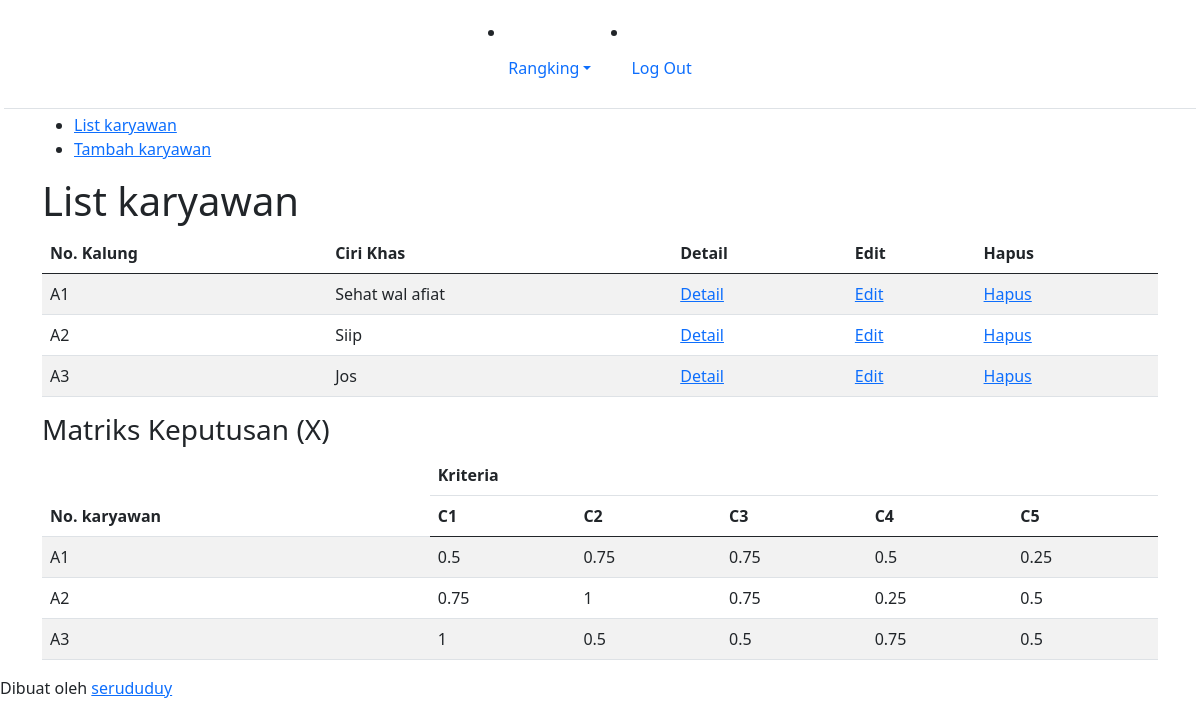
The page /list-karyawan.php (signed in) on the database its author committed.
### tables this page shows
CREATE TABLE `karyawan` (
  `id_karyawan` int(10) NOT NULL,
  `no_kalung` varchar(6) NOT NULL,
  `ciri_khas` text NOT NULL,
  `tanggal_input` date NOT NULL
);

CREATE TABLE `kriteria` (
  `id_kriteria` int(10) NOT NULL,
  `nama` varchar(30) NOT NULL,
  `type` enum('benefit','cost') NOT NULL,
  `bobot` float NOT NULL,
  `ada_pilihan` tinyint(1) DEFAULT NULL,
  `urutan_order` int(2) NOT NULL
);

CREATE TABLE `nilai_karyawan` (
  `id_nilai_karyawan` int(11) NOT NULL,
  `id_karyawan` int(10) NOT NULL,
  `id_kriteria` int(10) NOT NULL,
  `nilai` float NOT NULL
);

### list-karyawan.php (the view, shortened to what this page needs)
<?php require_once('includes/init.php'); ?>
<?php
require_once('template-parts/header.php');
?>
<div class="main-content-row">
    <div class="container clearfix">
        <?php include_once('template-parts/sidebar-karyawan.php'); ?>
        <div class="main-content the-content">
            <h1>List karyawan</h1>
            <?php
			$query = $pdo->prepare('SELECT * FROM karyawan');
			$query->execute();
			$query->setFetchMode(PDO::FETCH_ASSOC);
			if($query->rowCount() > 0):
			?>
            <table class="table table-striped">
                <thead>
                    <tr>
                        <th>No. Kalung</th>
                        <th>Ciri Khas</th>
                        <th>Detail</th>
                        <th>Edit</th>
                        <th>Hapus</th>
                    </tr>
                </thead>
                <tbody>
                    <?php while($hasil = $query->fetch()): ?>
                    <tr>
                        <td><?php echo $hasil['no_kalung']; ?></td>
                        <td><?php echo $hasil['ciri_khas']; ?></td>
                        <td><a href="single-karyawan.php?id=<?php echo $hasil['id_karyawan']; ?>"> Detail</a></td>
                        <td><a href="edit-karyawan.php?id=<?php echo $hasil['id_karyawan']; ?>"> Edit</a></td>
                        <td><a href="hapus-karyawan.php?id=<?php echo $hasil['id_karyawan']; ?>"
                                class="red yaqin-hapus"><span class="fa fa-times"></span> Hapus</a></td>
                    </tr>
                    <?php endwhile; ?>
                </tbody>
            </table>
            <?php
			$query = $pdo->prepare('SELECT id_kriteria, nama, type, bobot FROM kriteria
				ORDER BY urutan_order ASC');
			$query->execute();
			$kriterias = $query->fetchAll(PDO::FETCH_GROUP|PDO::FETCH_UNIQUE);
			$query2 = $pdo->prepare('SELECT id_karyawan, no_kalung FROM karyawan');
			$query2->execute();
			$query2->setFetchMode(PDO::FETCH_ASSOC);
			$karyawans = $query2->fetchAll();
			?>
            <h3>Matriks Keputusan (X)</h3>
            <table class="table table-striped">
                <thead>
                    <tr class="super-top">
                        <th rowspan="2" class="super-top-left">No. karyawan</th>
                        <th colspan="<?php echo count($kriterias); ?>">Kriteria</th>
                    </tr>
                    <tr>
                        <?php foreach($kriterias as $kriteria ): ?>
                        <th><?php echo $kriteria['nama']; ?></th>
                        <?php endforeach; ?>
                    </tr>
                </thead>
                <tbody>
                    <?php foreach($karyawans as $karyawan): ?>
                    <tr>
                        <td><?php echo $karyawan['no_kalung']; ?></td>
                        <?php
							$query3 = $pdo->prepare('SELECT id_kriteria, nilai FROM nilai_karyawan
								WHERE id_karyawan = :id_karyawan');
							$query3->execute(array(
								'id_karyawan' => $karyawan['id_karyawan']
							));
							$query3->setFetchMode(PDO::FETCH_ASSOC);
							$nilais = $query3->fetchAll(PDO::FETCH_GROUP|PDO::FETCH_UNIQUE);
							foreach($kriterias as $id_kriteria => $values):
								echo '<td>';
								if(isset($nilais[$id_kriteria])) {
									echo $nilais[$id_kriteria]['nilai'];
									$kriterias[$id_kriteria]['nilai'][$karyawan['id_karyawan']] = $nilais[$id_kriteria]['nilai'];
								} else {
									echo 0;
									$kriterias[$id_kriteria]['nilai'][$karyawan['id_karyawan']] = 0;
								}
								if(isset($kriterias[$id_kriteria]['tn_kuadrat'])){
									$kriterias[$id_kriteria]['tn_kuadrat'] += pow($kriterias[$id_kriteria]['nilai'][$karyawan['id_karyawan']], 2);
								} else {
									$kriterias[$id_kriteria]['tn_kuadrat'] = pow($kriterias[$id_kriteria]['nilai'][$karyawan['id_karyawan']], 2);
								}
								echo '</td>';
							endforeach;
							?>
                    </tr>
                    <?php endforeach; ?>
                </tbody>
            </table>
            <?php else: ?>
            <p>Maaf, belum ada data untuk karyawan.</p>
            <?php endif; ?>
        </div>
    </div>
</div>
<?php
require_once('template-parts/footer.php');

### rows shown on the page
karyawan: no_kalung "A1", ciri_khas "Sehat wal afiat"
karyawan: no_kalung "A2", ciri_khas "Siip"
karyawan: no_kalung "A3", ciri_khas "Jos"
kriteria: nama "C1", nilai "1"
kriteria: nama "C2", nilai "0.75"
kriteria: nama "C3", nilai "0.5"
kriteria: nama "C4", nilai "0.25"
kriteria: nama "C5", nilai "0.5"
nilai_karyawan: nilai "0.5"
nilai_karyawan: nilai "0.75"
nilai_karyawan: nilai "0.5"
nilai_karyawan: nilai "0.25"
nilai_karyawan: nilai "0.75"
nilai_karyawan: nilai "1"
nilai_karyawan: nilai "0.5"
nilai_karyawan: nilai "0.75"
